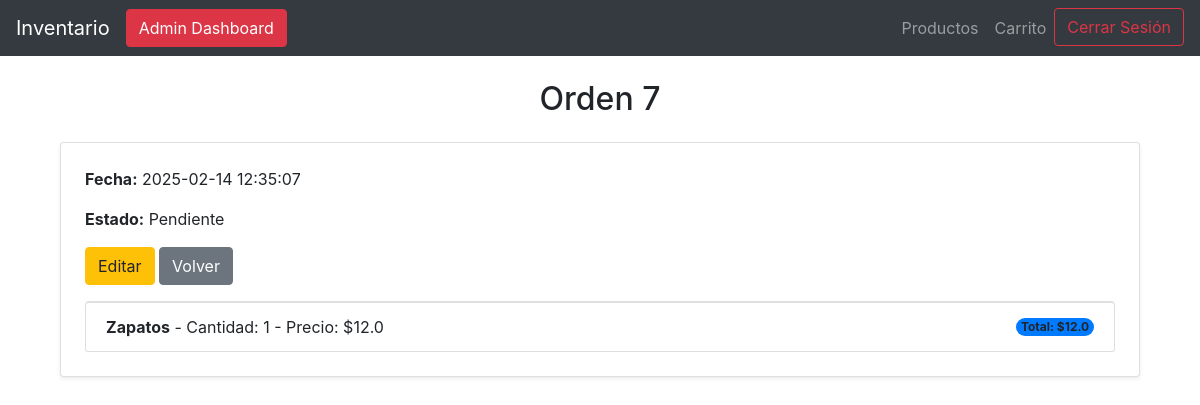
/orden/7 (signed in), run on an earlier commit of the app's database.
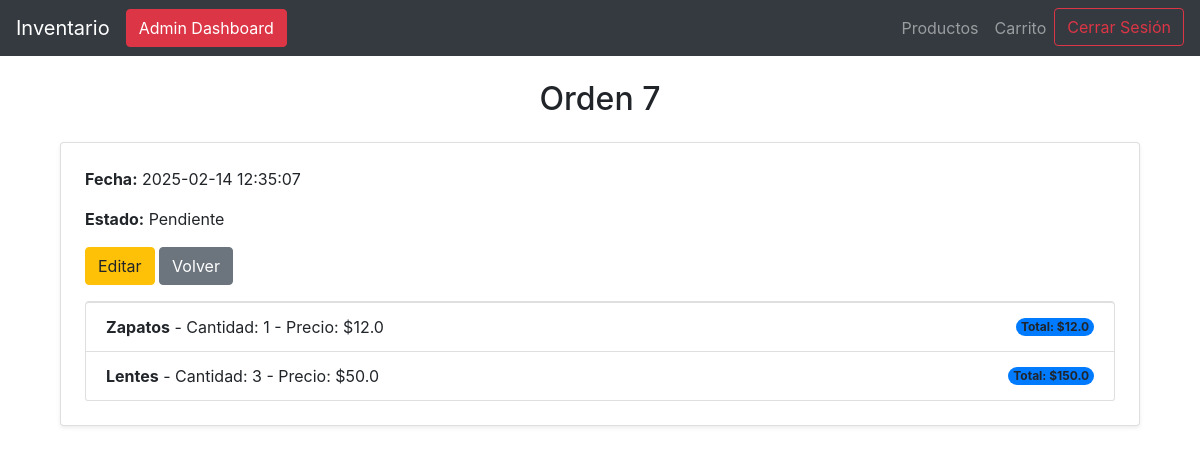
And on a later commit of the database.
### tables this page shows
CREATE TABLE detalles_orden (
               detalle_id INTEGER PRIMARY KEY AUTOINCREMENT,
               orden_id INTEGER NOT NULL,
               producto_id INTEGER NOT NULL,
               cantidad INTEGER NOT NULL,
               precio_unitario REAL NOT NULL,
               FOREIGN KEY (orden_id) REFERENCES ordenes(orden_id),
               FOREIGN KEY (producto_id) REFERENCES productos(id)
           );

CREATE TABLE productos (
            id INTEGER PRIMARY KEY AUTOINCREMENT,
            nombre TEXT UNIQUE NOT NULL,
            descripcion TEXT,
            cantidad INTEGER NOT NULL CHECK (cantidad >= 0),
            precio REAL NOT NULL CHECK (precio >= 0)
        );

### app.py (the view)
@app.route('/orden/<int:orden_id>')
@login_required
def mostrar_orden(orden_id):
    conn, cursor = connect_db()
    cursor.execute("""
        SELECT o.orden_id, o.fecha, o.estado, p.nombre, do.cantidad, do.precio_unitario
        FROM ordenes o
        JOIN detalles_orden do ON o.orden_id = do.orden_id
        JOIN productos p ON do.producto_id = p.id
        WHERE o.orden_id = ?
    """, (orden_id,))
    detalles = cursor.fetchall()
    conn.close()
    return render_template('orden.html', detalles=detalles)

### app.py (called while the page is built)
@login_manager.user_loader
def load_user(user_id):
    conn, cursor = connect_db()
    cursor.execute("SELECT usuario_id, nombre, email, rol FROM usuarios WHERE usuario_id = ?", (user_id,))
    usuario = cursor.fetchone()
    return Usuario(id=usuario[0], nombre=usuario[1], email=usuario[2], rol=usuario[3]) if usuario else None

### database.py (called while the page is built)
def connect_db():
    conn = sqlite3.connect(DB_NAME)
    cursor = conn.cursor()
    return conn, cursor

### templates/orden.html
{% extends 'base.html' %}
{% block content %}
<div class="container mt-4">
    <h2 class="mb-4 text-center">Orden {{ detalles[0][0] }}</h2>
    <div class="card shadow-sm p-4">
        <p><strong>Fecha:</strong> {{ detalles[0][1] }}</p>
        <p><strong>Estado:</strong> {{ detalles[0][2] }}</p>
        <div class="mb-3">
            {% if current_user.is_authenticated and current_user.rol == 'admin' %}
            <a href="{{ url_for('editar_detalles_orden', orden_id=detalles[0][0]) }}" class="btn btn-warning">Editar</a>
            <a href="/ordenes" class="btn btn-secondary">Volver</a>
            {% endif %}
        </div>
        <ul class="list-group">
            {% for detalle in detalles %}
                <li class="list-group-item d-flex justify-content-between align-items-center">
                    <span><strong>{{ detalle[3] }}</strong> - Cantidad: {{ detalle[4] }} - Precio: ${{ detalle[5] }}</span>
                    <span class="badge bg-primary rounded-pill">Total: ${{ detalle[4] * detalle[5] }}</span>
                </li>
            {% endfor %}
        </ul>
    </div>
</div>
{% endblock %}

What changed in the data, as far as the page shows it:
added detalles_orden: nombre "Lentes", cantidad "3", precio_unitario "50.0", detalle[4]*detalle[5] "150.0"
